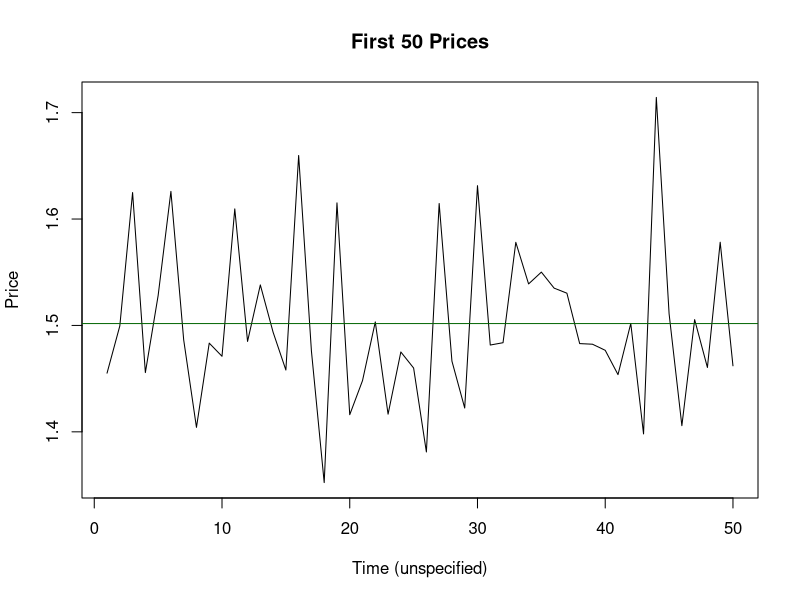
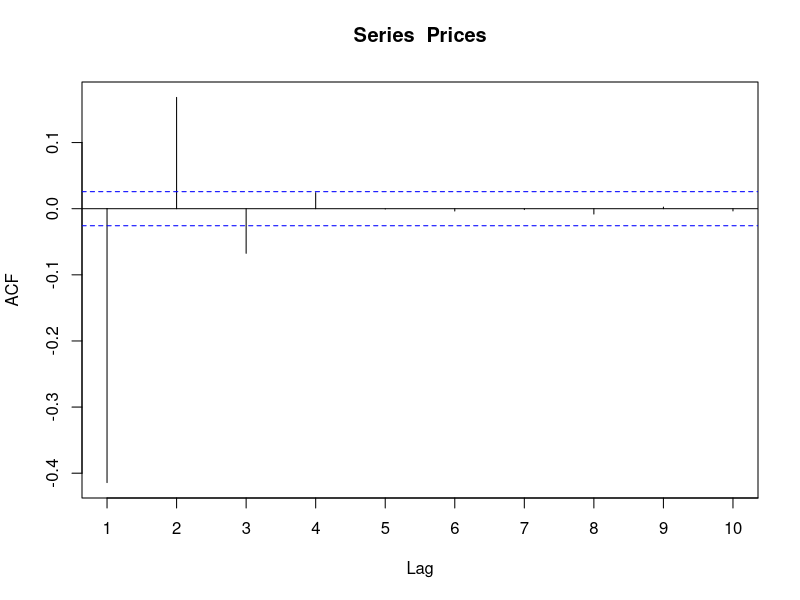
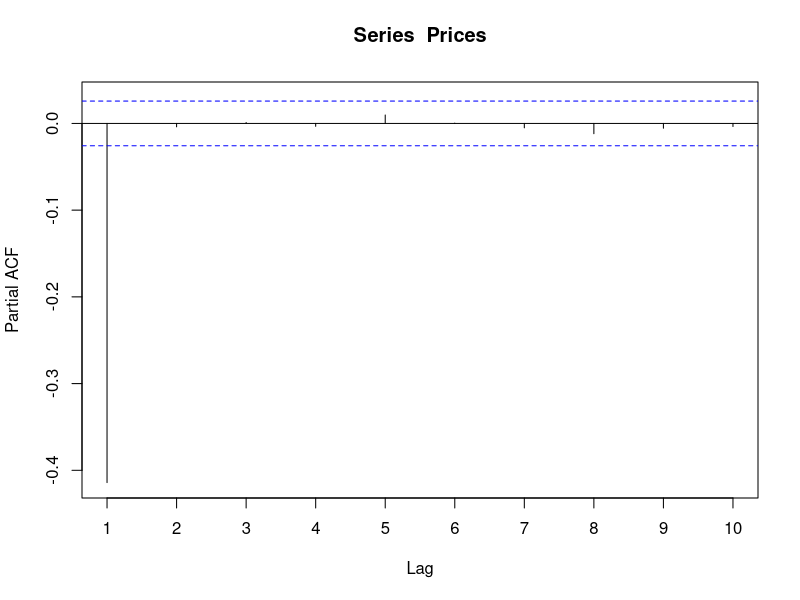
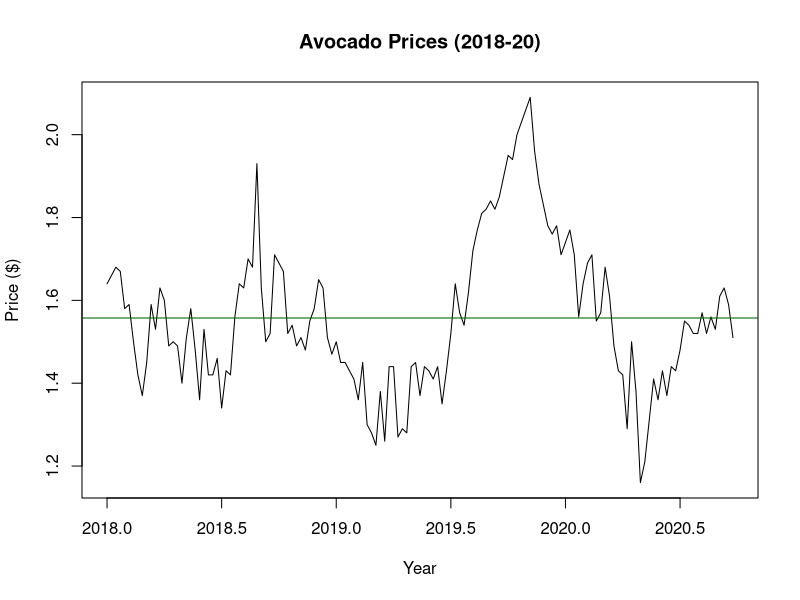
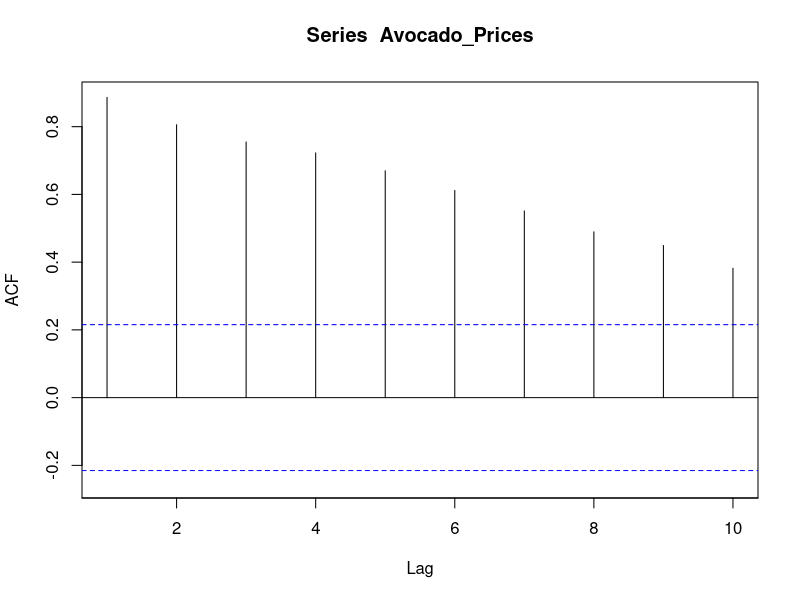
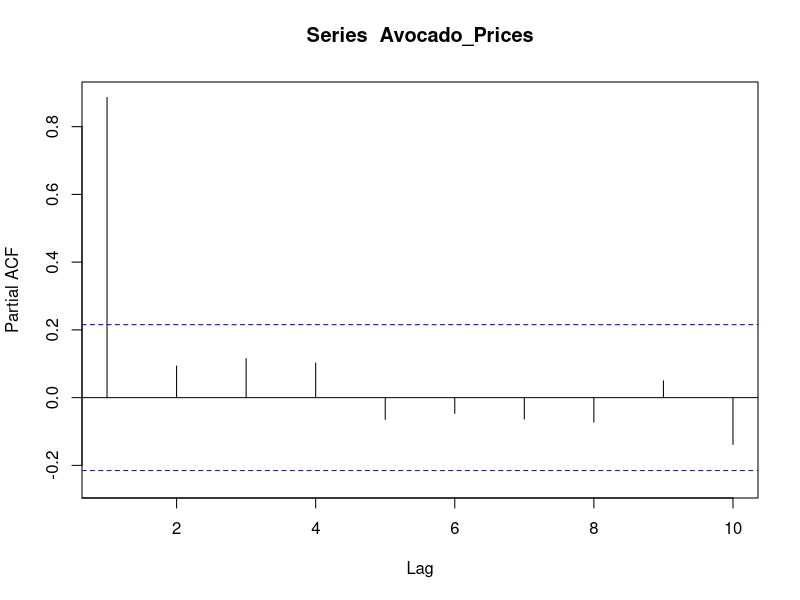
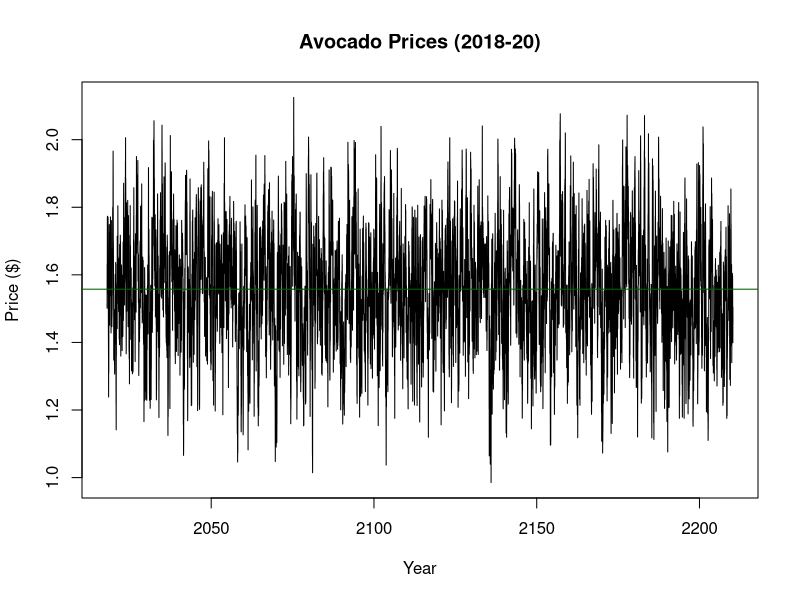
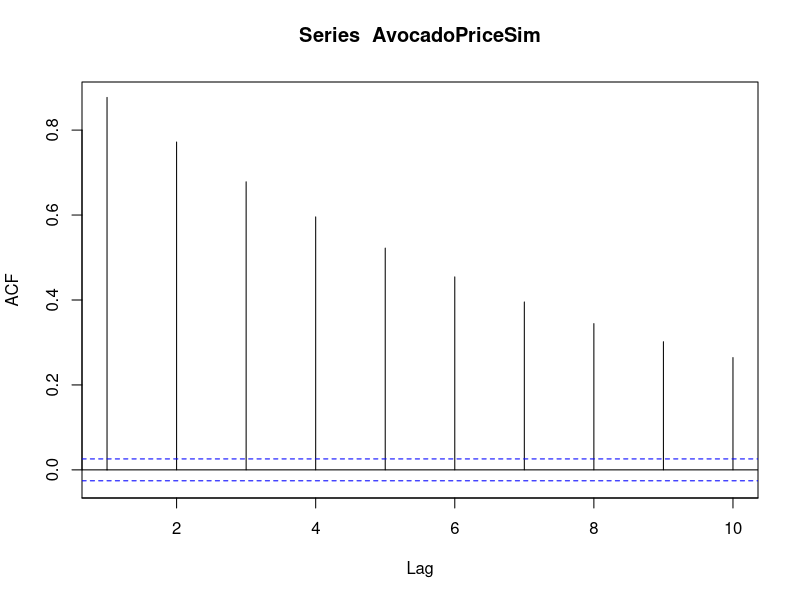

Reproduce these figures in R, in order.
## ---- chunk 1
knitr::opts_chunk$set(echo = TRUE)
## ---- chunk 2
PStar = 1.5 #Long run equilibrium price
Phi = -0.4 #Persistence factor
n = 10000 #number of prices
meanEr = 0 #Mean error
stdDvEr = 0.08 #Std Deviation error
set.seed(123)
error = rnorm(n=n, mean = meanEr, sd=stdDvEr)
PriceSimulator <- function(PStar, Phi, error) {
  Prices = c() #List of prices
  P0 = PStar #Setting initial price to equilibrium price
  for (i in 1:n) {
    pt = PStar*(1-Phi) + Phi*P0 + error[i]
    Prices = c(Prices, pt)
    P0 = pt
  }
  return(Prices)
}
Prices <- PriceSimulator(PStar,Phi,error)
## ---- chunk 3
plot(ts(Prices[1:50]), main="First 50 Prices", ylab="Price", xlab="Time (unspecified)")
abline(h=mean(Prices[1:50]), col="dark green")
## ---- chunk 4
library(forecast)
Acf(Prices,lag.max = 10, plot=TRUE, type="correlation", ci=0.99)
Pacf(Prices, lag.max=10, plot=TRUE, ci=0.99)
## ---- chunk 5
library(dynlm)
options(scipen=999)
PricesTS <- dynlm(Prices~L(Prices,-1))
summary(PricesTS)
## ---- chunk 6
library(tidyverse)
avocado <- read_csv("avocado.csv")
Avocado_Prices <- ts(avocado$Avocado_Prices,frequency=52,start=c(2018,1))
## ---- chunk 7
plot(Avocado_Prices, xlab="Year", ylab="Price ($)", main="Avocado Prices (2018-20)")
TimeMean = mean(Avocado_Prices) #Time Mean
abline(h=TimeMean,col="dark green")
## ---- chunk 8
Acf(Avocado_Prices,lag.max = 10, plot=TRUE, type="correlation", ci=0.99)
Pacf(Avocado_Prices,lag.max = 10, plot=TRUE, ci=0.99)
## ---- chunk 9

ar_1<-Arima(Avocado_Prices,order=c(1,0,0))
(ar_1)

AvocadoPhi <- ar_1$coef[1] #Phi
AvocadoPStar <- ar_1$coef[2] #/(1-AvocadoPhi) #Long Run Equilibrium Price
## ---- chunk 10
AvocadoPriceSim <- ts(PriceSimulator(PStar=AvocadoPStar, Phi=AvocadoPhi, error=error),
                      frequency=52, start=c(2018,1))

plot(AvocadoPriceSim, xlab="Year", ylab="Price ($)", main="Avocado Prices (2018-20)")
TimeMeanSim = mean(AvocadoPriceSim) #Time Mean
abline(h=TimeMeanSim,col="dark green")

Acf(AvocadoPriceSim,lag.max = 10, plot=TRUE, type="correlation", ci=0.99)
Pacf(AvocadoPriceSim,lag.max = 10, plot=TRUE, ci=0.99)
